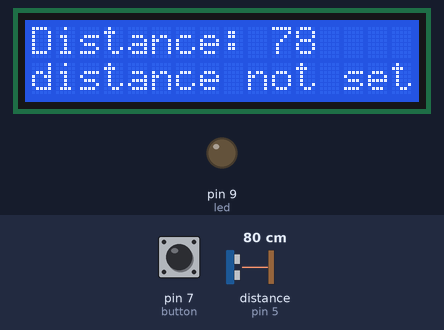
Simulated run of this sketch. Board: Arduino Uno, built with avr-gcc and run on an emulated ATmega328P. Shown: 16×2 character LCD, output pins drawn as LEDs (lit = HIGH). Wiring (inferred from the names in the program): ultrasonic range finder: trigger pin 6; echo pin 5. The inputs (shaded band) are chosen by the test bench; at power-on: pin 7 (button) HIGH, distance to the obstacle (sensor on pin 5) 80 cm. The echo pulse lasts 58.3 µs per cm; pins used as bus, display or sensor lines are not drawn; what the sketch prints to the serial monitor is not drawn.

Above: at 1.2 s.
1.3 s: pin 7 (button) pulled LOW for 0.65 s
At 3.4 s:
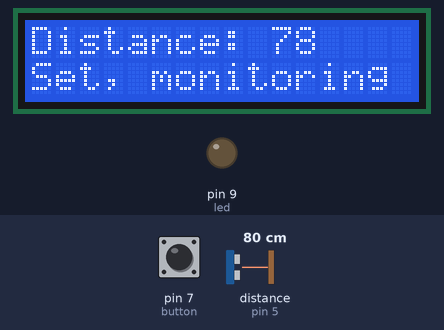
3.7 s: distance to the obstacle (sensor on pin 5) set to 61 cm
At 4.7 s:
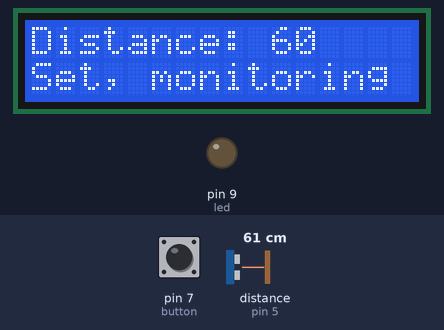
5.3 s: distance to the obstacle (sensor on pin 5) set to 55 cm
At 7.6 s:
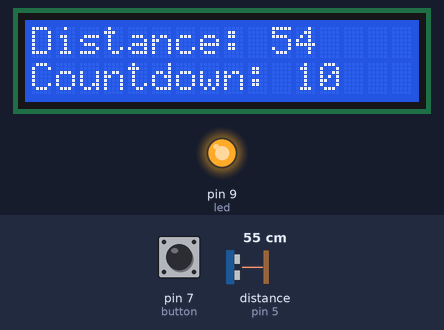
8.4 s: pin 7 (button) pulled LOW for 1 s
At 9.6 s:
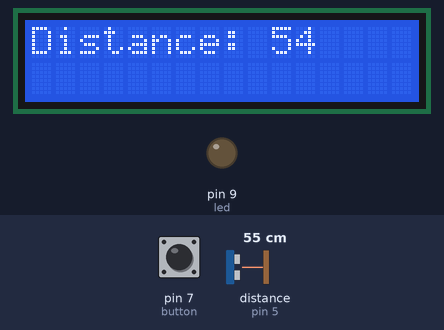
11.3 s: pin 7 (button) pulled LOW for 3.2 s
16.0 s: distance to the obstacle (sensor on pin 5) set to 2 cm
At 17.4 s:
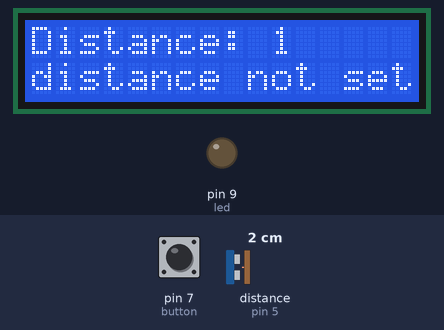
Timing chart, 0 to 18.5 s (numbered marks = the images above; inputs shaded):
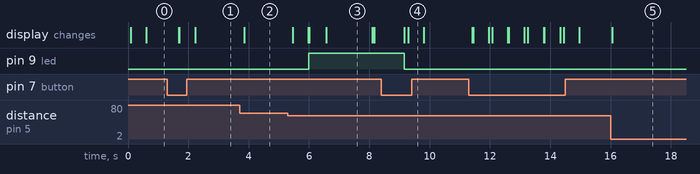

The sketch:

Code_for_Submission.ino
```cpp
#include <Wire.h>
#include <LiquidCrystal_I2C.h>
LiquidCrystal_I2C lcd(0x27, 16, 2);

//****Pin initializations****
int buzzer = 4;
int led = 9;
int button = 7;

int trigPin = 6;
int echoPin = 5;

//****Variables****
//Ultrasonic Sensor
long duration;
int distance;

//Program
int mode = 0;
bool distanceSet = false;
bool boundsExceeded = false;
int closedDoorDistance;
int upperBound;
int lowerBound;
int timeRemaining;
int index = 0;

//****Settings****
int tolerance = 20;
int countdownTime = 10; //time in seconds it takes for the alert to get set off after distance exceeds acceptable bounds

void setup() {
  //LCD Initialization
  lcd.init();
  lcd.backlight();

  //Serial monitor initialization
  Serial.begin(9600);

  //pinMode Initialziation
  pinMode(trigPin, OUTPUT);
  pinMode(echoPin, INPUT);
  pinMode(led, OUTPUT);
  pinMode(button, INPUT_PULLUP);

  //Code to run once:
  mode = 1;
  timeRemaining = countdownTime;
}

void loop() {
  getDistance();

  if (mode == 1) {
    runConfig();
  }

  if (mode == 2) {
    runSurveillance();
  }

  if (mode == 3) {
    runCountdown();
  }

  if (mode == 4) {
    runAlert();
  }
}

void returnToConfig(){
  mode = 1;
  ledOff();
  buzzerOff();
  lcd.clear();
  timeRemaining = countdownTime;
  distanceSet = false;
  boundsExceeded = false;
  delay(100);
}

void returnToSurveillance() {
  mode = 2;
  ledOff();
  buzzerOff();
  lcd.clear();
  timeRemaining = countdownTime;
  delay(10);
}

void displayDistance(){
  lcd.home();
  lcd.print("Distance: ");
  lcd.print(distance);
  lcd.print("   ");
  delay(500);
}

void displayButtonNotPushed(){
  lcd.setCursor(0,1);
  lcd.print("distance not set");
}

void displaySurveillanceScreen(){
  lcd.setCursor(0,1);
  lcd.print("Set, monitoring ");
}

void displayCountdownScreen(){
  lcd.setCursor(11,1);
  lcd.print("    ");
  delay(50);
  lcd.setCursor(0,1);
  lcd.print("Countdown: ");
  lcd.print(timeRemaining);
  Serial.print("Countdown: ");
  Serial.print(timeRemaining);
  Serial.print("\n");
}

void displayAlertScreen(){
  lcd.setCursor(0,1);
  lcd.print("Close door");
}

//Configuration mode
void runConfig(){
  displayDistance();
  displayButtonNotPushed();

  if (digitalRead(button) == LOW){
    closedDoorDistance = distance;
    upperBound = closedDoorDistance + tolerance;
    lowerBound = closedDoorDistance - tolerance;
    mode = 2;
    lcd.clear();
    delay(10);
  }
}

//Surveillance
void runSurveillance() {

  displayDistance();
  displaySurveillanceScreen();
  checkDistanceBounds();

  if (boundsExceeded == true) {
    mode = 3;
    lcd.clear();
    delay(10);
  }

  if (digitalRead(button) == LOW){
    returnToConfig();
  }
}

//Countdown
void runCountdown() {

  ledOn();
  displayDistance();
  displayCountdownScreen();
  checkDistanceBounds();

  if (boundsExceeded == true) {
    if (timeRemaining == 0) {
      mode = 4;
      lcd.clear();
      delay(10);
    }

    if (timeRemaining != 0) {
      timeRemaining = timeRemaining - 1;
      delay(1000);
    }
  }

  if (boundsExceeded == false) {
    returnToSurveillance();
  }

  if (digitalRead(button) == LOW){
    returnToConfig();
  }
}

//Alert
void runAlert() {
  buzzerOn();
  displayDistance();
  displayAlertScreen();
  checkDistanceBounds();

  if (boundsExceeded == false) {
    returnToSurveillance();
  }

  if (digitalRead(button) == LOW) {
    returnToConfig();
  }
}

void ledOn() {
  digitalWrite(led, HIGH);
}

void ledOff() {
  digitalWrite(led, LOW);
}

void buzzerOn() {
  tone(buzzer, 1000);
  delay(50);

  noTone(buzzer);
  delay(50);

}

void buzzerOff() {
  noTone(buzzer);
}

void getDistance() {
  // Clears the trigPin
  digitalWrite(trigPin, LOW);
  delayMicroseconds(2);

  digitalWrite(trigPin, HIGH);
  delayMicroseconds(10);
  digitalWrite(trigPin, LOW);

  duration = pulseIn(echoPin, HIGH);

  distance = duration * 0.034 / 2;
}

void checkDistanceBounds(){
  if ( (distance < lowerBound) || (distance > upperBound) ){
    boundsExceeded = true;
  }
  else{
    boundsExceeded = false;
  }
}
```

Measured:
- the behaviour switches between 59 and 58 cm on distance to the obstacle (sensor on pin 5) (found by bisection; images 2 and 3)
- after the input at 1.3 s, the display: first changes after 0.38 s (image 1 shows a later state)
- after the input at 3.7 s, the display: changes after 0.15 s (image 2)
- after the input at 5.3 s, pin 9 (led): LOW → HIGH after 0.69 s; the display: first changes after 0.16 s (image 3 shows a later state)
- after the input at 8.4 s, pin 9 (led): HIGH → LOW after 0.76 s; the display: first changes after 0.77 s (image 4 shows a later state)
- after the input at 16.0 s, the display: changes after 0.05 s (image 5)
- what the display in image 3 shows lasts 1.5 s, from 6.6 s to 8.1 s
